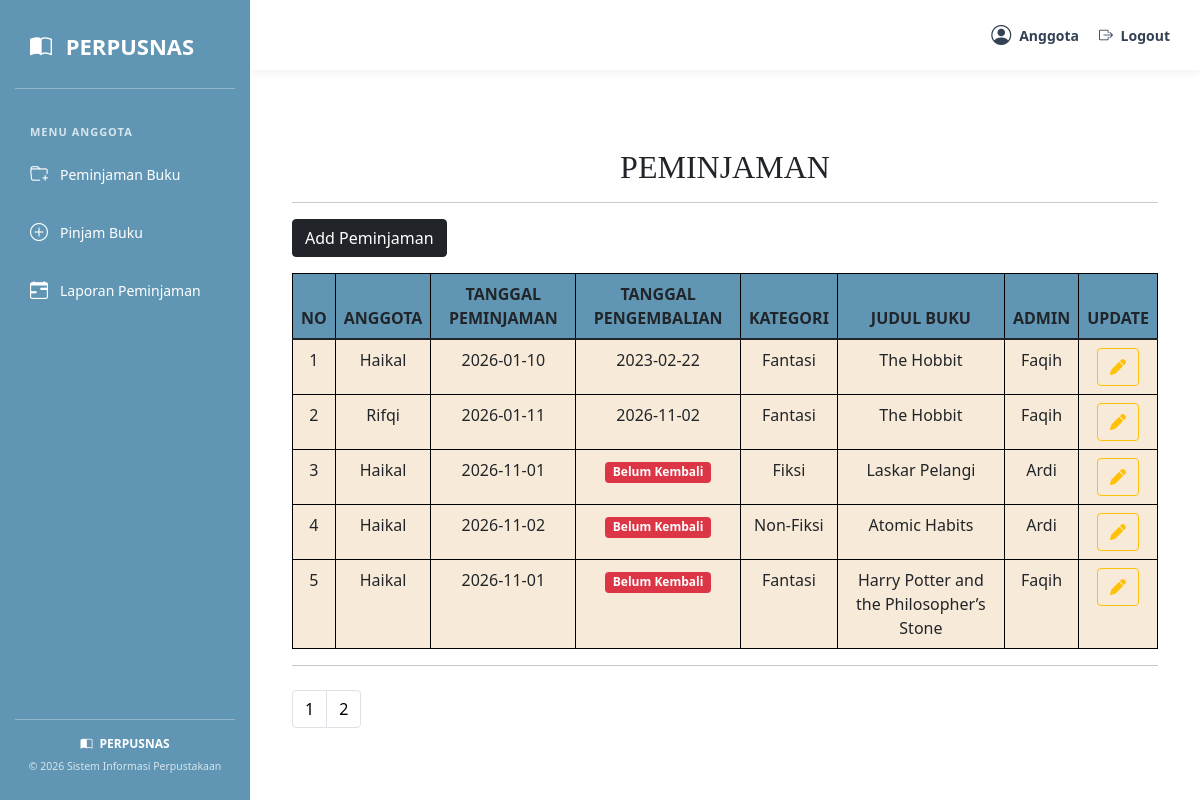
Page /loginanggota/index.php (signed in) on the committed database.
### tables this page shows
CREATE TABLE `t_peminjaman` (
  `f_id` int(11) NOT NULL,
  `f_idadmin` int(11) NOT NULL,
  `f_idanggota` int(11) NOT NULL,
  `f_tanggalpeminjaman` date NOT NULL,
  `created_at` timestamp NOT NULL DEFAULT current_timestamp(),
  `updated_at` timestamp NOT NULL DEFAULT current_timestamp() ON UPDATE current_timestamp()
);

CREATE TABLE `t_anggota` (
  `f_id` int(11) NOT NULL,
  `f_nama` varchar(200) NOT NULL,
  `f_username` varchar(200) NOT NULL,
  `f_password` varchar(200) NOT NULL,
  `f_tempatlahir` varchar(100) NOT NULL,
  `f_tangallahir` date NOT NULL,
  `created_at` timestamp NOT NULL DEFAULT current_timestamp(),
  `updated_at` timestamp NOT NULL DEFAULT current_timestamp() ON UPDATE current_timestamp()
);

CREATE TABLE `t_detailpeminjaman` (
  `f_id` int(11) NOT NULL,
  `f_idpeminjaman` int(11) NOT NULL,
  `f_iddetailbuku` int(11) NOT NULL,
  `f_tanggalkembali` date NOT NULL,
  `created_at` timestamp NOT NULL DEFAULT current_timestamp(),
  `updated_at` timestamp NOT NULL DEFAULT current_timestamp() ON UPDATE current_timestamp()
);

CREATE TABLE `t_kategori` (
  `f_id` int(11) NOT NULL,
  `f_kategori` varchar(200) NOT NULL,
  `created_at` timestamp NOT NULL DEFAULT current_timestamp(),
  `updated_at` timestamp NOT NULL DEFAULT current_timestamp() ON UPDATE current_timestamp()
);

CREATE TABLE `t_buku` (
  `f_id` int(11) NOT NULL,
  `f_idkategori` int(11) NOT NULL,
  `f_judul` varchar(200) NOT NULL,
  `f_pengarang` varchar(200) NOT NULL,
  `f_penerbit` varchar(200) NOT NULL,
  `f_deskripsi` varchar(700) NOT NULL,
  `created_at` timestamp NOT NULL DEFAULT current_timestamp(),
  `updated_at` timestamp NOT NULL DEFAULT current_timestamp() ON UPDATE current_timestamp()
);

### dbcontroller.php (called while the page is built, shortened)
<?php class dbcontroller
{
    private $host = "127.0.0.1";
    private $user = "root";
    private $password = "";
    private $database = "perpus";
    private $koneksi;
    public function __construct()
    {
        $this->koneksi = $this->koneksiDB();
    }
    public function koneksiDB()
    {
        $koneksi = mysqli_connect($this->host, $this->user, $this->password, $this->database);
        return $koneksi;
    }
    public function getALL($sql)
    {
        $result = mysqli_query($this->koneksi, $sql);
        $data = [];
        while ($row = mysqli_fetch_assoc($result)) {
            $data[] = $row;
        }
        return $data;
    }
    public function rowCOUNT($sql)
    {
        $result = mysqli_query($this->koneksi, $sql);
        $count = mysqli_num_rows($result);
        return $count;
    }
}

### peminjaman/select.php (the view, shortened to what this page needs)
<?php
$jumlahdata = $db->rowCOUNT("
    SELECT t_detailpeminjaman.f_id
    FROM t_peminjaman
    INNER JOIN t_detailpeminjaman
        ON t_peminjaman.f_id = t_detailpeminjaman.f_idpeminjaman
    INNER JOIN t_detailbuku
        ON t_detailpeminjaman.f_iddetailbuku = t_detailbuku.f_id
    INNER JOIN t_buku
        ON t_detailbuku.f_idbuku = t_buku.f_id
    INNER JOIN t_kategori
        ON t_buku.f_idkategori = t_kategori.f_id
");
$banyak = 5;
$halaman = ceil($jumlahdata / $banyak);
$p = isset($_GET['p']) ? max(1, (int) $_GET['p']) : 1;
$p = min($p, max(1, $halaman));
$mulai = ($p - 1) * $banyak;
$sql = "SELECT
    t_anggota.f_nama AS f_namaanggota,
    t_kategori.f_kategori,
    t_peminjaman.f_id,
    t_peminjaman.f_tanggalpeminjaman,
    t_detailpeminjaman.f_tanggalkembali,
    t_buku.f_judul,
    t_admin.f_nama AS f_namaadmin,
    t_detailbuku.f_id AS f_iddetb
    FROM t_peminjaman
    INNER JOIN t_admin
        ON t_peminjaman.f_idadmin = t_admin.f_id
    INNER JOIN t_anggota
        ON t_peminjaman.f_idanggota = t_anggota.f_id
    INNER JOIN t_detailpeminjaman
        ON t_peminjaman.f_id = t_detailpeminjaman.f_idpeminjaman
    INNER JOIN t_detailbuku
        ON t_detailpeminjaman.f_iddetailbuku = t_detailbuku.f_id
    INNER JOIN t_buku
        ON t_detailbuku.f_idbuku = t_buku.f_id
    INNER JOIN t_kategori
        ON t_buku.f_idkategori = t_kategori.f_id
    ORDER BY t_peminjaman.f_id ASC
    LIMIT $mulai, $banyak";
$row = $db->getALL($sql);
$no = 1 + $mulai;
?>
<!DOCTYPE html>
<html lang="en">
<head>
    <link rel="stylesheet" href="../bootstrap/css/bootstrap.css">
    <link rel="stylesheet" href="https://cdnjs.cloudflare.com/ajax/libs/font-awesome/6.2.0/css/all.min.css">
</head>
<body>
    <div class="mt-5">
        <div class="container">
            <center>
                <h2 style="font-family:Georgia, 'Times New Roman', Times, serif;">
                    PEMINJAMAN
                </h2>
                <hr>
            </center>
            <div class="mb-3">
                <a class="btn btn-dark" href="?f=peminjaman&m=insert">
                    Add Peminjaman
                </a>
            </div>
            <table class="table table-bordered w-100" style="border-color:black">
                <thead class="warna" align="center">
                    <tr>
                        <th>NO</th>
                        <th>ANGGOTA</th>
                        <th>TANGGAL PEMINJAMAN</th>
                        <th>TANGGAL PENGEMBALIAN</th>
                        <th>KATEGORI</th>
                        <th>JUDUL BUKU</th>
                        <th>ADMIN</th>
                        <th>UPDATE</th>
                    </tr>
                </thead>
                <tbody class="warna1" align="center">
                    <?php if (!empty($row)): ?>
                        <?php foreach ($row as $r): ?>
                            <tr>
                                <td><?= $no++ ?></td>
                                <td><?= htmlspecialchars($r['f_namaanggota']) ?></td>
                                <td><?= htmlspecialchars($r['f_tanggalpeminjaman']) ?></td>
                                <td>
                                    <?php
                                    if (
                                        empty($r['f_tanggalkembali']) ||
                                        $r['f_tanggalkembali'] == '0000-00-00'
                                    ) {
                                        echo '<span class="badge bg-danger">Belum Kembali</span>';
                                    } else {
                                        echo htmlspecialchars($r['f_tanggalkembali']);
                                    }
                                    ?>
                                </td>
                                <td><?= htmlspecialchars($r['f_kategori']) ?></td>
                                <td><?= htmlspecialchars($r['f_judul']) ?></td>
                                <td><?= htmlspecialchars($r['f_namaadmin']) ?></td>
                                <td>
                                    <a class="btn btn-outline-warning"
                                        href="?f=peminjaman&m=update&idpem=<?= (int) $r['f_id'] ?>&idbuku=<?= (int) $r['f_iddetb'] ?>">
                                        <i class="fa-solid fa-pen"></i>
                                    </a>
                                </td>
                            </tr>
                        <?php endforeach; ?>
                    <?php else: ?>
                        <tr>
                            <td colspan="8">Data peminjaman belum tersedia.</td>
                        </tr>
                    <?php endif; ?>
                </tbody>
            </table>
            <nav aria-label="Pagination">
                <hr>
                <ul class="pagination my-4">
                    <?php for ($i = 1; $i <= $halaman; $i++): ?>
                        <li class="page-item <?= ($i == $p) ? 'active' : '' ?>">
                            <a class="page-link" href="?f=peminjaman&m=select&p=<?= $i ?>">
                                <?= $i ?>
                            </a>
                        </li>
                    <?php endfor; ?>
                </ul>
            </nav>
        </div>
    </div>
</body>
</html>

### loginanggota/index.php (style rules this page uses)
* { box-sizing: border-box; }
body { background-color: #fff8f2; font-family: 'Segoe UI', Arial, sans-serif; margin: 0; }

### peminjaman/select.php (style rules this page uses)
.warna { background-color: #6096B4; }
.warna1 { background-color: #F8EAD8; }
th, td { border: 1px solid black; }
.pagination .page-link { color: black; background-color: white; border: 1px solid #dee2e6; }
.pagination .page-item.active .page-link { color: black; background-color: white; border-color: #dee2e6; }

### rows in the picture
t_peminjaman: f_idanggota.f_nama "Haikal", f_tanggalpeminjaman "2026-01-10", t_detailpeminjaman.f_tanggalkembali "2023-02-22", t_kategori.f_kategori "Fantasi", t_buku.f_judul "The Hobbit", f_idadmin.f_nama "Faqih"
t_peminjaman: f_idanggota.f_nama "Rifqi", f_tanggalpeminjaman "2026-01-11", t_detailpeminjaman.f_tanggalkembali "2026-11-02", t_kategori.f_kategori "Fantasi", t_buku.f_judul "The Hobbit", f_idadmin.f_nama "Faqih"
t_peminjaman: f_idanggota.f_nama "Haikal", f_tanggalpeminjaman "2026-11-01", shows "Belum Kembali", t_kategori.f_kategori "Fiksi", t_buku.f_judul "Laskar Pelangi", f_idadmin.f_nama "Ardi"
t_peminjaman: f_idanggota.f_nama "Haikal", f_tanggalpeminjaman "2026-11-02", shows "Belum Kembali", t_kategori.f_kategori "Non-Fiksi", t_buku.f_judul "Atomic Habits", f_idadmin.f_nama "Ardi"
t_peminjaman: f_idanggota.f_nama "Haikal", f_tanggalpeminjaman "2026-11-01", shows "Belum Kembali", t_kategori.f_kategori "Fantasi", t_buku.f_judul "Harry Potter and the Philosopher’s Stone", f_idadmin.f_nama "Faqih"

### other values in the picture
$_SESSION['f_nama'] "Anggota"
